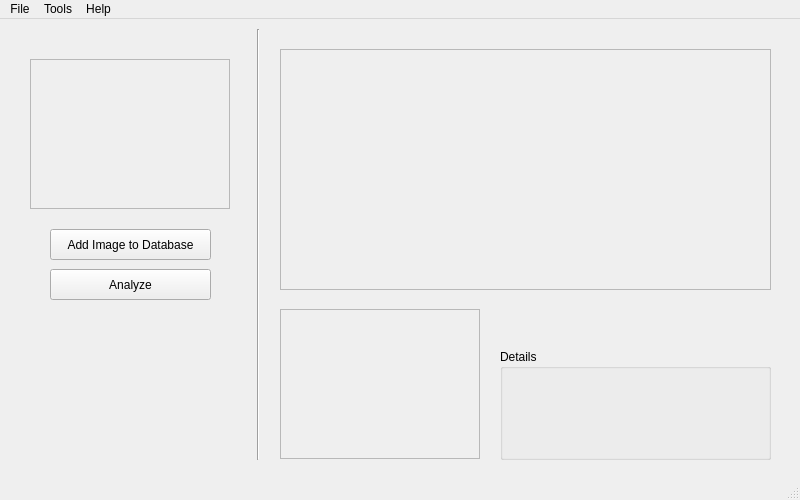
<?xml version="1.0" encoding="UTF-8"?>
<ui version="4.0">
 <class>mainWindow</class>
 <widget class="QMainWindow" name="mainWindow">
  <property name="geometry">
   <rect>
    <x>0</x>
    <y>0</y>
    <width>800</width>
    <height>500</height>
   </rect>
  </property>
  <property name="minimumSize">
   <size>
    <width>800</width>
    <height>500</height>
   </size>
  </property>
  <property name="maximumSize">
   <size>
    <width>800</width>
    <height>500</height>
   </size>
  </property>
  <property name="windowTitle">
   <string>mainWindow</string>
  </property>
  <widget class="QWidget" name="centralWidget">
   <widget class="Line" name="line">
    <property name="geometry">
     <rect>
      <x>250</x>
      <y>10</y>
      <width>16</width>
      <height>431</height>
     </rect>
    </property>
    <property name="orientation">
     <enum>Qt::Vertical</enum>
    </property>
   </widget>
   <widget class="QScrollArea" name="scrollArea">
    <property name="geometry">
     <rect>
      <x>280</x>
      <y>30</y>
      <width>491</width>
      <height>241</height>
     </rect>
    </property>
    <property name="widgetResizable">
     <bool>true</bool>
    </property>
    <widget class="QWidget" name="scrollAreaWidgetContents">
     <property name="geometry">
      <rect>
       <x>0</x>
       <y>0</y>
       <width>489</width>
       <height>239</height>
      </rect>
     </property>
    </widget>
   </widget>
   <widget class="QLabel" name="imageQuery">
    <property name="geometry">
     <rect>
      <x>30</x>
      <y>40</y>
      <width>200</width>
      <height>150</height>
     </rect>
    </property>
    <property name="maximumSize">
     <size>
      <width>200</width>
      <height>150</height>
     </size>
    </property>
    <property name="frameShape">
     <enum>QFrame::StyledPanel</enum>
    </property>
    <property name="lineWidth">
     <number>2</number>
    </property>
    <property name="text">
     <string/>
    </property>
   </widget>
   <widget class="QPushButton" name="buttonAnalyze">
    <property name="geometry">
     <rect>
      <x>50</x>
      <y>250</y>
      <width>161</width>
      <height>31</height>
     </rect>
    </property>
    <property name="text">
     <string>Analyze</string>
    </property>
   </widget>
   <widget class="QLabel" name="imageQuery_2">
    <property name="geometry">
     <rect>
      <x>280</x>
      <y>290</y>
      <width>200</width>
      <height>150</height>
     </rect>
    </property>
    <property name="maximumSize">
     <size>
      <width>200</width>
      <height>150</height>
     </size>
    </property>
    <property name="frameShape">
     <enum>QFrame::StyledPanel</enum>
    </property>
    <property name="lineWidth">
     <number>2</number>
    </property>
    <property name="text">
     <string/>
    </property>
   </widget>
   <widget class="QGroupBox" name="groupBox">
    <property name="geometry">
     <rect>
      <x>500</x>
      <y>330</y>
      <width>271</width>
      <height>111</height>
     </rect>
    </property>
    <property name="title">
     <string>Details</string>
    </property>
   </widget>
   <widget class="QPushButton" name="buttonAddToDB">
    <property name="geometry">
     <rect>
      <x>50</x>
      <y>210</y>
      <width>161</width>
      <height>31</height>
     </rect>
    </property>
    <property name="text">
     <string>Add Image to Database</string>
    </property>
   </widget>
  </widget>
  <widget class="QMenuBar" name="menuBar">
   <property name="geometry">
    <rect>
     <x>0</x>
     <y>0</y>
     <width>800</width>
     <height>23</height>
    </rect>
   </property>
   <widget class="QMenu" name="menuFile">
    <property name="title">
     <string>File</string>
    </property>
    <addaction name="actionOpen"/>
    <addaction name="separator"/>
    <addaction name="actionExit"/>
   </widget>
   <widget class="QMenu" name="menuHelp">
    <property name="title">
     <string>Help</string>
    </property>
    <addaction name="actionAbout"/>
    <addaction name="actionContents"/>
   </widget>
   <widget class="QMenu" name="menuTools">
    <property name="title">
     <string>Tools</string>
    </property>
    <addaction name="actionDBconnect"/>
   </widget>
   <addaction name="menuFile"/>
   <addaction name="menuTools"/>
   <addaction name="menuHelp"/>
  </widget>
  <widget class="QStatusBar" name="statusBar"/>
  <action name="actionOpen">
   <property name="text">
    <string>Open</string>
   </property>
   <property name="shortcut">
    <string>Ctrl+O</string>
   </property>
  </action>
  <action name="actionExit">
   <property name="text">
    <string>Exit</string>
   </property>
   <property name="shortcut">
    <string>Ctrl+Q</string>
   </property>
  </action>
  <action name="actionAnalyze">
   <property name="text">
    <string>Analyze</string>
   </property>
  </action>
  <action name="actionAbout">
   <property name="text">
    <string>About</string>
   </property>
  </action>
  <action name="actionContents">
   <property name="text">
    <string>Contents</string>
   </property>
   <property name="shortcut">
    <string>F1</string>
   </property>
  </action>
  <action name="actionDBconnect">
   <property name="text">
    <string>Connect to Database</string>
   </property>
  </action>
 </widget>
 <layoutdefault spacing="6" margin="11"/>
 <resources/>
 <connections/>
</ui>
